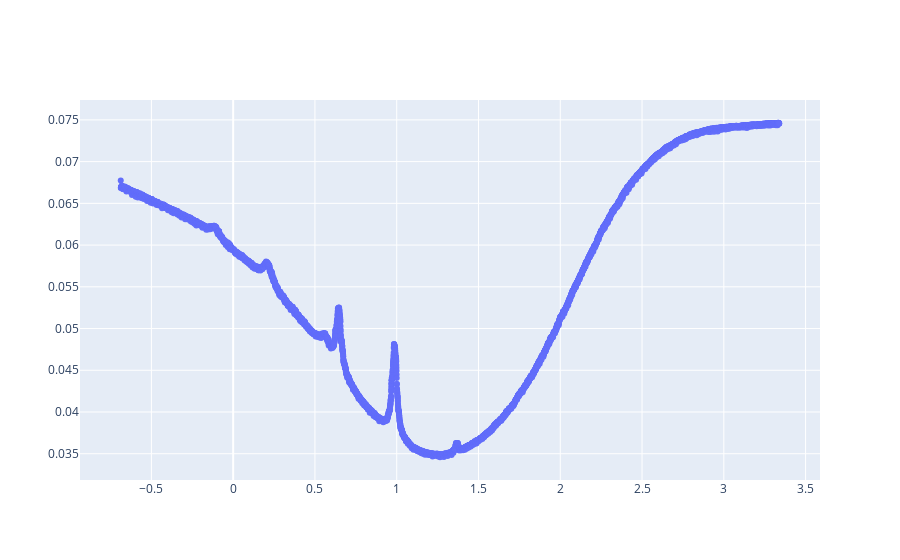

The notebook cell saved with this chart:
### Code cell
graph = go.Figure(data = go.Scatter(x = R1, y = diod_1, mode = 'markers'))
graph.show()

### Figure 1 — Plotly figure (JSON) as saved in the notebook; plotly's stock layout.template omitted (floating-point values rounded to 4 significant figures; data arrays with more than 128 entries replaced by an {"elided": "..."} marker saying what was removed)
{"data": [{"mode": "markers", "type": "scatter", "x": {"elided": "7678 float values"}, "y": {"elided": "7678 float values"}}], "layout": {}}
